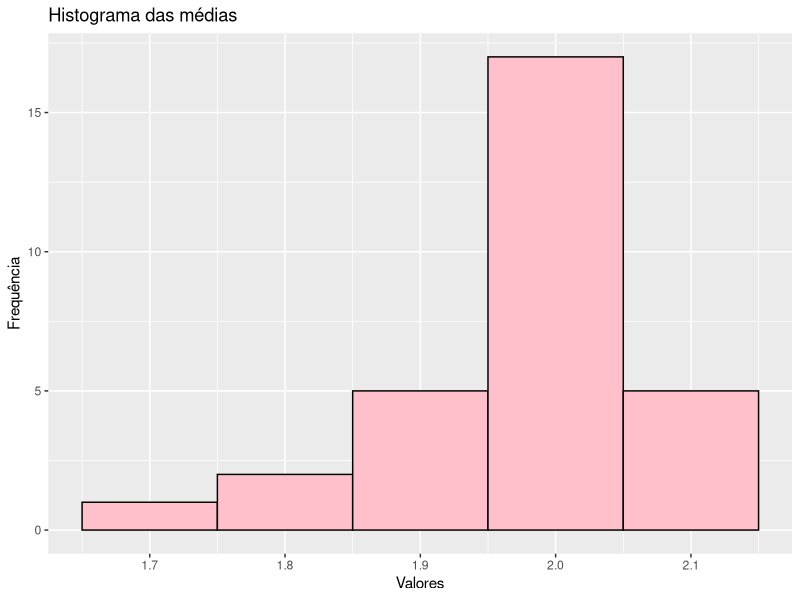

Write the R code that produced this figure.
## 1

?rnorm

#Essa função retorna uma quantidade "n" de números aleatórios dentro de uma distribuição normal especifíca criada pelo usuário, através de uma média e um desvio padrão informados na função. 

#Verificando a função:

amostra = rnorm(10, mean = 0, sd = 1)

print(amostra)

## 2

#Rode x = rnorm(100, mean = 2, sd = 1)

x = rnorm(100, mean = 2, sd = 1)

mean(x)

#Por que a media da distribuiçao é diferente da media que voce obtem rodando mean(x)?
#Reposta: devido ao fato de que os números gerados são aleatórios, logo a média real calculada é um valor muito próximo ao específicado na função, mas não o mesmo. É a assim chamada Natureza Aleatória do evento.

## 4

vetor_medias = numeric()
vetor_medias[1] = mean(rnorm(100, mean=2, sd=1))
vetor_medias[2] = mean(rnorm(100, mean=2, sd=1))

print(vetor_medias) 

## 5

vetor_medias = numeric()

  for (i in 1:30) {
  vetor_medias[i] = mean(rnorm(100, mean = 2, sd = 1))
}

print(vetor_medias)

## 6

df = data.frame(medias = vetor_medias, sim_id = 1:30)

install.packages("ggplot2")  
library(ggplot2)
library(dplyr)

ggplot(df, aes(x = medias)) +
  geom_histogram(binwidth = 0.1, fill = "pink", color = "black") +
  labs(title = "Histograma das médias", x = "Valores", y = "Frequência")

#Voce reconhece a distribuiçao apresentada pelo histograma? Se sim, qual é ela?
#Resposta: Distribuição normal;

#Consegue advinhar a media e desvio padrao da distribuiçao ou calcula-la?
#Resposta:
mean(vetor_medias) 
sd(vetor_medias)
